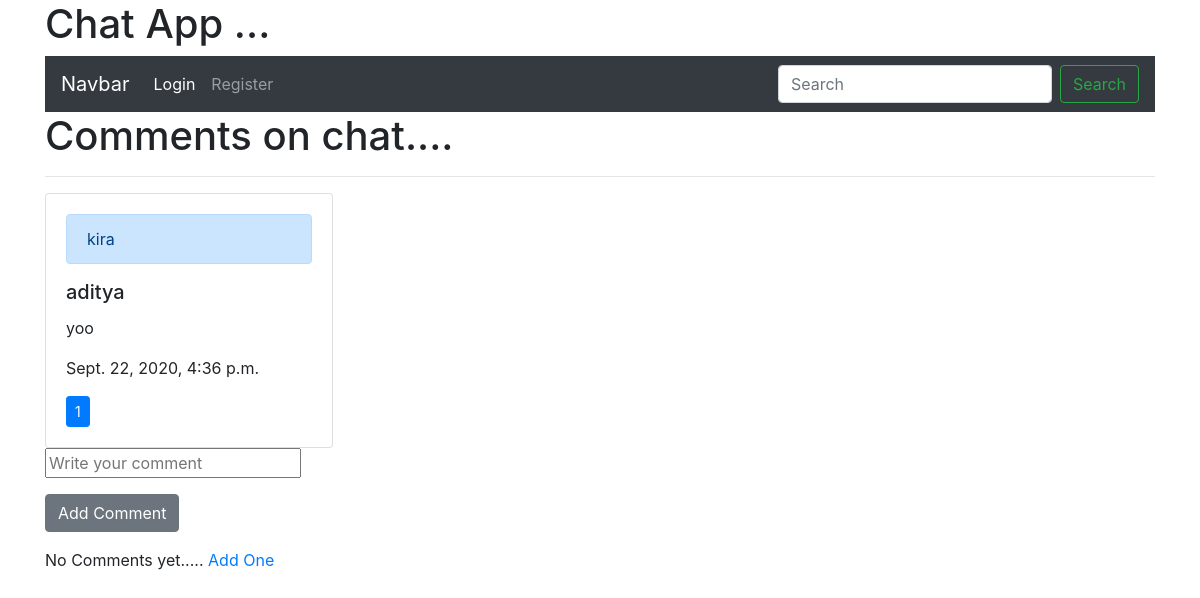
Page /chat/5/ on the earlier database version.
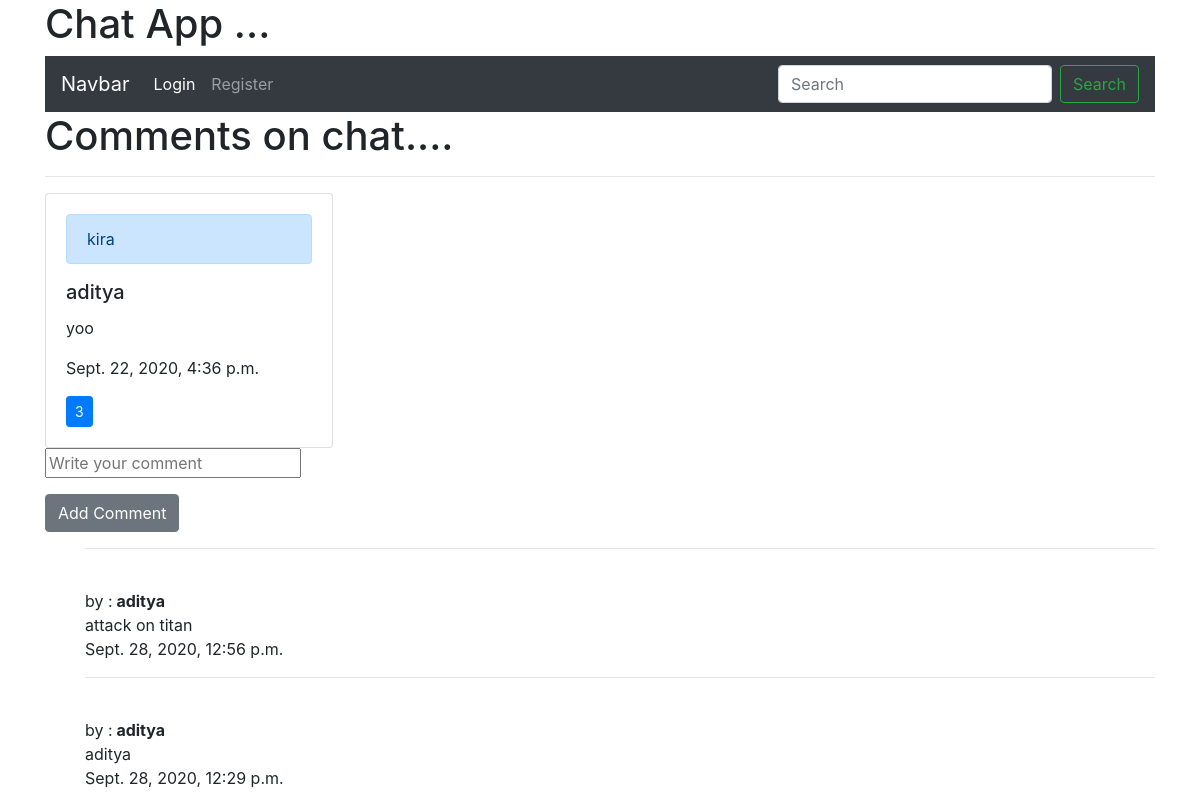
Same page on the later database version.
### chat/models.py (models this page shows, shortened)
class Full_chat(models.Model):
    user = models.ForeignKey(User, on_delete=models.CASCADE , null= True  )
    likes = models.ManyToManyField(User, related_name="tweet_user" , blank=True )
    content = models.TextField()
    follow = models.ManyToManyField(User, related_name="tweet_follow" , blank=True )
    message = models.TextField( null= True)
    images = models.ImageField(null=True , blank= True ,upload_to = "images/" )
    pub_date = models.DateTimeField(auto_now=False, auto_now_add=True, null=True)
    def total_likes(self):
        return self.likes.count()

class Comment(models.Model):
    chat = models.ForeignKey(Full_chat ,related_name="comments", on_delete= models.CASCADE)
    comment = models.TextField(null=True, blank=True)
    pub_date = models.DateTimeField(auto_now=False, auto_now_add=True, null=True)

### chat/views.py (the view)
# urls.py: path("chat/<int:pk>/", views.comment_view, name='comment_view'),
def comment_view(request, pk) :
    form = CommentForm()
    chat_comment = Full_chat.objects.get(id= pk)
    total = chat_comment.total_likes()
    comment = chat_comment.comments.all()
    form.instance.user = request.user
    if request.method == 'POST':
        form = CommentForm(request.POST, request.FILES)
    if form.is_valid():
        obj = form.save(commit=False)
        obj.chat = Full_chat.objects.get(id= pk) or None
        obj.save()
    context = {'chat_comment': chat_comment ,
               'comment': comment[::-1] ,
               'total_likes': total ,
               'form':form ,
               }
    return render(request, 'accounts/front_page.html' ,context)

### chat/forms.py
class CommentForm(ModelForm):
    comment =  forms.CharField(label='', widget=forms.TextInput(attrs={"placeholder": "Write your comment "}))
    class Meta:
        model = Comment
        fields = [
            'comment' ,]

### templates/accounts/front_page.html (shortened to what this page needs)
{% extends 'chat/base.html'%}
{% block content %}
<div class="container nav-wrapper">
<h1>Comments on chat....</h1>
<hr>
 <div class="card" style="width: 18rem;">
              <div class="card-body">
                  <div class="alert alert-primary" role="alert">
                    {{ chat_comment.user.username}}
                 </div>
                <h5 class="card-title">{{ chat_comment.content }}  </h5>
                <p class="card-text">{{ chat_comment.message}}</p>
                  <p class="card-text">{{ chat_comment.pub_date}}  </p>
                  <form action="/like_chat/{{chat.pk}}/" method="post">
                      <button type="submit" , name="post_id" , value="{{ post.id }}" , class="btn btn-primary btn-sm">
                     {{ chat_comment.total_likes}}  </button>
                  </form>
                     </div>
            </div>
<div class="form-group">
    <form action="" method = "POST">
        {{ form.as_p }}
        <button class="btn btn-secondary">Add Comment</button>
    </form>
</div>
 {% if not comment %}
           No Comments yet..... <a href="#">Add One</a>
{% else %}
    <ol>
    {% for comment in comment %}
        <hr>
        <br>
           by :<strong>
               {{ comment.chat.content }} <br>
           </strong>
           {{ comment.comment }} <br>
           {{ comment.pub_date }}
                   {% endfor %}
     </ol>
                    {% endif %}
             </div>
{% endblock content %}

### templates/chat/base.html (shortened to what this page needs)
<!DOCTYPE html>
{% load static %}
<html lang="en">
<html>
    <head>
    </head>
<body>
        {% load static %}
         <div class="container nav-wrapper">
        <link rel="stylesheet" href="https://stackpath.bootstrapcdn.com/bootstrap/4.5.0/css/bootstrap.min.css">
    <header>
             <h1>Chat App ...</h1>
     </header>
                   {% if user.is_authenticated %}
                        <nav class="navbar navbar-expand-lg navbar navbar-dark bg-dark">
                          <a class="navbar-brand" href="/chat/">Navbar</a>
                          <button class="navbar-toggler" type="button" data-toggle="collapse" data-target="#navbarSupportedContent" aria-controls="navbarSupportedContent" aria-expanded="false" aria-label="Toggle navigation">
                            <span class="navbar-toggler-icon"></span>
                          </button>
                          <div class="collapse navbar-collapse" id="navbarSupportedContent">
                            <ul class="navbar-nav mr-auto">
                              <li class="nav-item active">
                                <a class="nav-link active" href="#">Hello, {{ user.first_name }}</a>
                              </li>
                              <li class="nav-item">
                                <a class="nav-link" href="/accounts/logout/">Logout</a>
                              </li>
                                <li class="nav-item">
                                <a class="nav-link" href="/user_post/?username={{ user.first_name }}">Your Post</a>
                              </li>
                            </ul>
                            <form class="form-inline my-2 my-lg-0" action="" method="post">
                             {% csrf_token %}
                              <input class="form-control mr-sm-2" type="text" name="q" value="{{ request.GET.q }}" placeholder="Search" aria-label="Search">
                              <button class="btn btn-outline-success my-2 my-sm-0" type="submit">Search</button>
                            </form>
                          </div>
                        </nav>
                         </div>
                   {% else %}
                         <nav class="navbar navbar-expand-lg navbar navbar-dark bg-dark">
                          <a class="navbar-brand" href="/chat/">Navbar</a>
                          <div class="collapse navbar-collapse" id="navbarSupportedConten">
                            <ul class="navbar-nav mr-auto">
                              <li class="nav-item active">
                                <a class="nav-link active" href="/accounts/login/">Login </a>
                              </li>
                              <li class="nav-item">
                                <a class="nav-link" href="/accounts/register/"> Register </a>
                              </li>
                            </ul>
                            <form class="form-inline my-2 my-lg-0">
                              <input class="form-control mr-sm-2" type="search" placeholder="Search" aria-label="Search">
                              <button class="btn btn-outline-success my-2 my-sm-0" type="submit">Search</button>
                            </form>
                          </div>
                        </nav>
                         </div>
                        {% endif %}
{% block content %}
 {% endblock content %}
</body>
</html>

Differences in the rows shown:
computed for Full_chat "aditya": total_likes "1" → "3"
added Comment: chat.content "aditya", comment "attack on titan", pub_date "Sept. 28, 2020, 12:56 p.m."
added Comment: chat.content "aditya", comment "aditya", pub_date "Sept. 28, 2020, 12:29 p.m."
Other differences:
text no longer shown: "No Comments yet..... Add One"
